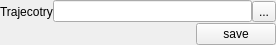
<?xml version="1.0" encoding="UTF-8"?>
<ui version="4.0">
 <class>Form</class>
 <widget class="QWidget" name="Form">
  <property name="geometry">
   <rect>
    <x>0</x>
    <y>0</y>
    <width>276</width>
    <height>45</height>
   </rect>
  </property>
  <property name="windowTitle">
   <string>Save topology</string>
  </property>
  <layout class="QGridLayout" name="gridLayout">
   <property name="margin">
    <number>0</number>
   </property>
   <property name="spacing">
    <number>0</number>
   </property>
   <item row="0" column="0" rowspan="2" colspan="3">
    <layout class="QHBoxLayout" name="horizontalLayout">
     <property name="spacing">
      <number>0</number>
     </property>
     <item>
      <widget class="QLabel" name="label">
       <property name="text">
        <string>Trajecotry</string>
       </property>
      </widget>
     </item>
     <item>
      <widget class="QLineEdit" name="lineEdit">
       <property name="readOnly">
        <bool>true</bool>
       </property>
      </widget>
     </item>
     <item>
      <widget class="QToolButton" name="toolButton">
       <property name="text">
        <string>...</string>
       </property>
      </widget>
     </item>
    </layout>
   </item>
   <item row="2" column="2">
    <widget class="QPushButton" name="pushButton">
     <property name="text">
      <string>save</string>
     </property>
    </widget>
   </item>
   <item row="2" column="1">
    <spacer name="horizontalSpacer">
     <property name="orientation">
      <enum>Qt::Horizontal</enum>
     </property>
     <property name="sizeHint" stdset="0">
      <size>
       <width>40</width>
       <height>20</height>
      </size>
     </property>
    </spacer>
   </item>
  </layout>
  <action name="actionOpen_trajectory">
   <property name="text">
    <string>Open trajectory</string>
   </property>
  </action>
  <action name="actionSave_clash_free_trajectory">
   <property name="text">
    <string>Save clash free trajectory</string>
   </property>
  </action>
 </widget>
 <resources/>
 <connections>
  <connection>
   <sender>toolButton</sender>
   <signal>clicked()</signal>
   <receiver>actionOpen_trajectory</receiver>
   <slot>trigger()</slot>
   <hints>
    <hint type="sourcelabel">
     <x>289</x>
     <y>10</y>
    </hint>
    <hint type="destinationlabel">
     <x>-1</x>
     <y>-1</y>
    </hint>
   </hints>
  </connection>
  <connection>
   <sender>pushButton</sender>
   <signal>clicked()</signal>
   <receiver>actionSave_clash_free_trajectory</receiver>
   <slot>trigger()</slot>
   <hints>
    <hint type="sourcelabel">
     <x>265</x>
     <y>33</y>
    </hint>
    <hint type="destinationlabel">
     <x>-1</x>
     <y>-1</y>
    </hint>
   </hints>
  </connection>
 </connections>
</ui>
